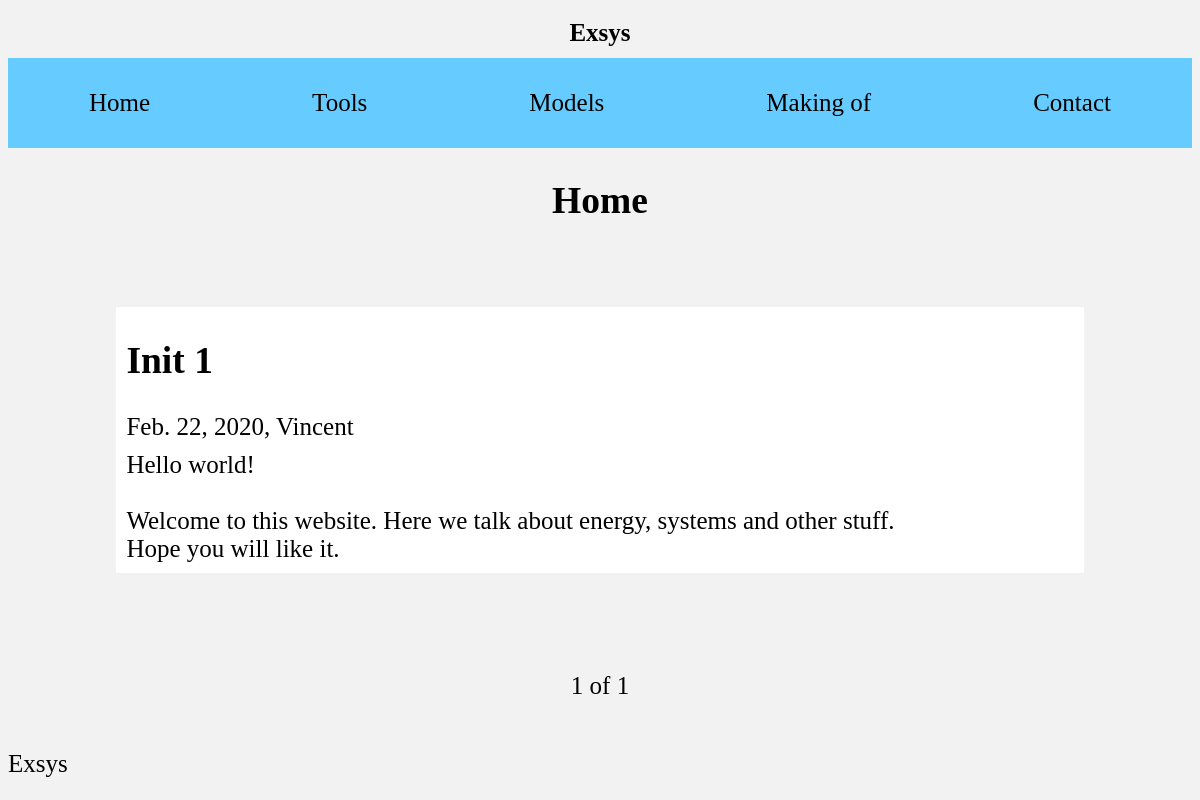
Page /blog/home/ on the committed database.
### blog/models.py (models this page shows, shortened)
class ItemCommonInfo(models.Model):
    title = models.CharField(max_length=100, default='Item')
    author = models.CharField(max_length=30, default='Cotev')
    date = models.DateTimeField(auto_now_add=True, auto_now=False, verbose_name="Date")
    class Meta:
        abstract = True

class News(ItemCommonInfo):
    message = models.TextField(blank=False)

### blog/views.py (the view)
def view_home(request):
    page = request.GET.get('page')
    news =  News.objects.order_by('-date')
    list_news = make_page(request, news, 5)
    return render(request, 'blog/home.html', {
        'items_list': list_news,
        })

### blog/views.py (called while the page is built)
def make_page(request, list, num_item):
    page = request.GET.get('page')
    paginator = Paginator(list, num_item)
    return paginator.get_page(page)

### blog/templates/blog/home.html (shortened to what this page needs)
{% extends "show_news.html" %}
{% block title %}Home{% endblock %}
{% block show_item %}
        <h2>{{ item.title }}</h2>
        <span>{{ item.date|date }}, {{ item.author }}</span>
        <p class="news_message">{{ item.message|linebreaksbr }}</p>
{% endblock %}

### templates/show.html (shortened to what this page needs)
{% extends "base.html" %}
{% block content %}
	<h1 class="title">{% block title %}{% endblock %}</h1>
	<div class="items_list">
        {% for item in items_list %}
            <div class={% block div_class %}{% endblock %}>
                {% block show_item %}
                {% endblock%}
            </div>
        {% endfor %}
		<div class="pagination">
			<span class="step-links">
				<span class="current_page">
					{{ items_list.number }} of {{ items_list.paginator.num_pages }}
                </span>
        </div>
    </div>
{% endblock %}

### static/css/style_base.css (style rules this page uses)
html { overflow-y: scroll; }
body { font-family: 'lmroman10'; display: flex; flex-direction: column; min-height: 97vh; font-size: 25px; background-color: #4db8ff; background-color: #f2f2f2; background-color: #e6e6e6; background-color: #f2f2f2; }
.title { display: flex; justify-content: center; }
.items_list { display: flex; flex-direction: column; align-items: center; flex: 1; justify-content: space-around; }
.news { display: flex; flex-direction: column; margin-top: 10px; margin-bottom: 10px; padding-right: 10px; padding-left: 10px; width: 80%; background-color: #ffffff; }
.news_message { display: flex; flex-direction: column; margin-top: 10px; margin-bottom: 10px; }

### rows in the picture
News: title "Init 1", date "Feb. 22, 2020", author "Vincent", message "Hello world! Welcome to this website. Here we talk about energy, systems and other stuff. Hope you will like it."

### other values in the picture
{{ items_list.number }} "1"
{{ items_list.paginator.num_pages }} "1"
